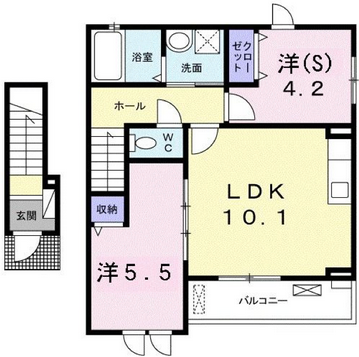
#> input picture Perfect.png, 359 x 357 px
$ python co-ordinatesCorner.py
#> lines starting #> are read from the running program, lines starting #| are printed output that depends on the picture; after the words box and inside, x2 and y2 are one past the last pixel; in counts of white or black regions, pixels touching at a corner belong together; long printed decimals are rounded
import numpy as np
import cv2

imgg = cv2.imread('Perfect.png')
#> imgg is the input picture: shape (357, 359, 3); mean B, G, R 207.3, 214, 216.7
img = cv2.imread('Perfect.png',0)
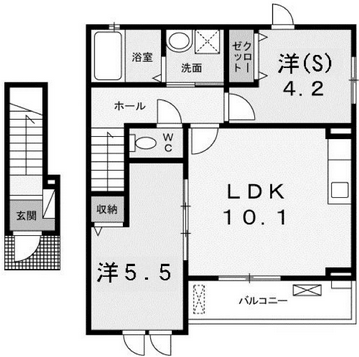
#> img: shape (357, 359); min 0, max 255, mean 214
kernel = np.ones((5,5),np.uint8)
img_dilation = cv2.dilate(img, kernel, iterations=1)
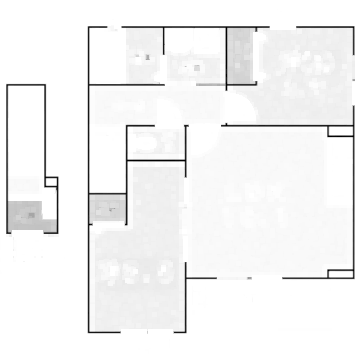
#> img_dilation: shape (357, 359); min 0, max 255, mean 243.8
gray = np.float32(img_dilation)
dst = cv2.cornerHarris(gray,2,3,0.04)
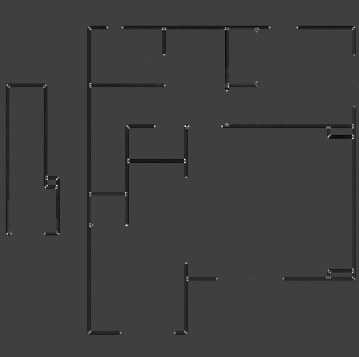
#> dst: shape (357, 359) float32; min -68570720, max 205273632, mean -1496817.8; drawn with min black and max white
dst = cv2.dilate(dst,None)
ret, dst = cv2.threshold(dst,0.01*dst.max(),255,0)
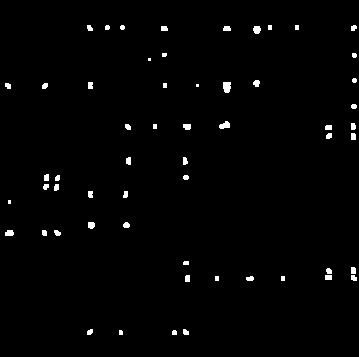
#> dst: shape (357, 359) float32; 1.3% white; 57 white regions (5 under 20 px), largest, box (x1, y1, x2, y2) and area: (223, 82, 231, 93) 77, (219, 121, 230, 129) 61, (253, 26, 261, 34) 52
#> ret = 2052736.3
dst = np.uint8(dst)
ret, labels, stats, centroids = cv2.connectedComponentsWithStats(dst)
#> labels: shape (357, 359) int32; 58 distinct labels, from 0 to 57
#> ret = 58; stats = 58 rows, first 6: [0, 0, 359, 357, 126448], [87, 25, 6, 6, 29], [105, 25, 5, 5, 22], [120, 25, 5, 5, 21], [268, 25, 4, 5, 20], [295, 25, 4, 5, 20]; centroids = 58 pairs, first value 7.63 to 354, second value 27 to 332.2
criteria = (cv2.TERM_CRITERIA_EPS + cv2.TERM_CRITERIA_MAX_ITER, 100, 0.001)
corners = cv2.cornerSubPix(gray,np.float32(centroids),(5,5),(-1,-1),criteria)
#> corners = 58 pairs, first value 6.41 to 353.6, second value 26.38 to 332.1
for i in range(1, len(corners)):
    print(corners[i])
#> this loop made 57 passes
#| [87.922  26.460]
#| [107.356  26.522]
#| [120.474   26.501]
#| [269.658   26.448]
#| [295.267   26.476]
#| [353.464   26.390]
#| [163.3695    26.472]
#| [225.5547    26.382]
#> (further printed lines are left out)
imgg[dst>0.01*dst.max()]=[0,0,255]
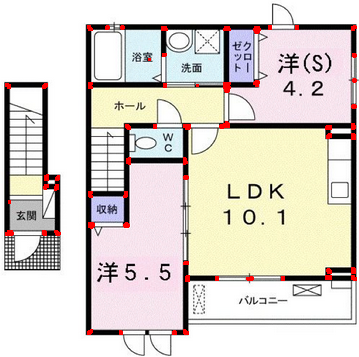
#> imgg: shape (357, 359, 3); 1.34% of pixels changed, all inside (x1, y1, x2, y2) = (5, 25, 357, 335)
cv2.imshow('Final', imgg)
cv2.imshow('Original',img)
cv2.imshow('Intermediate',img_dilation)
cv2.waitKey(0)
cv2.destroyAllWindows
